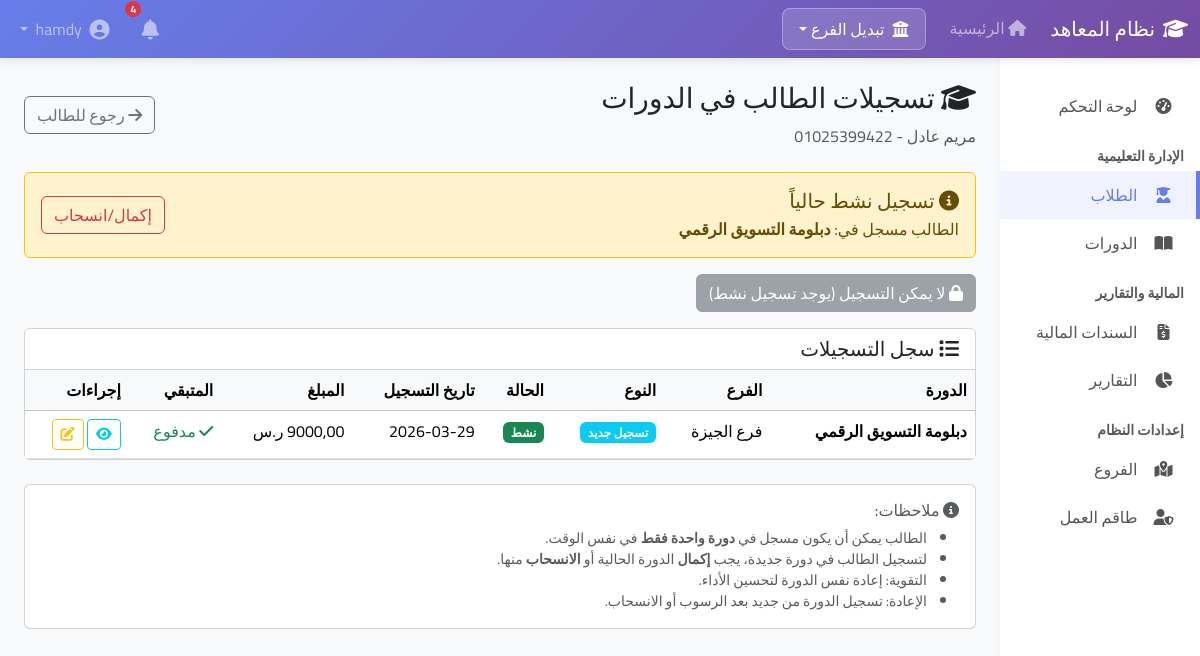
Screenshot of /students/89/enrollments/ (signed in) with the database file from the repository.
### students/models.py (models this page shows, shortened)
class Student(models.Model):
    PAYMENT_METHOD_CHOICES = [
        ('full', 'دفعة واحدة'),
        ('installment', 'قسط'),
    ]
    full_name = models.CharField(max_length=200, verbose_name='الاسم الكامل')
    phone = models.CharField(max_length=20, verbose_name='رقم الهاتف')
    email = models.EmailField(blank=True, verbose_name='البريد الإلكتروني')
    national_id = models.CharField(max_length=20, blank=True, verbose_name='رقم البطاقة')
    address = models.TextField(blank=True, verbose_name='العنوان')
    branch = models.ForeignKey(Branch, on_delete=models.CASCADE, verbose_name='الفرع')
    course = models.ForeignKey(Course, on_delete=models.CASCADE, verbose_name='الدورة/الدبلوما')
    registration_date = models.DateField(auto_now_add=True, verbose_name='تاريخ التسجيل')
    total_price = models.DecimalField(max_digits=10, decimal_places=2, verbose_name='السعر الإجمالي')
    payment_method = models.CharField(max_length=15, choices=PAYMENT_METHOD_CHOICES, verbose_name='طريقة الدفع')
    installment_count = models.PositiveIntegerField(default=1, verbose_name='عدد الأقساط')
    installment_amount = models.DecimalField(max_digits=10, decimal_places=2, default=0, verbose_name='قيمة القسط')
    first_installment_date = models.DateField(null=True, blank=True, verbose_name='تاريخ أول قسط')
    paid_installments = models.PositiveIntegerField(default=0, verbose_name='الأقساط المدفوعة')
    bank_account_number = models.CharField(max_length=50, blank=True, verbose_name='رقم الحساب البنكي (للتحويل)')
    is_active = models.BooleanField(default=True, verbose_name='نشط')
    notes = models.TextField(blank=True, verbose_name='ملاحظات')
    created_at = models.DateTimeField(auto_now_add=True, verbose_name='تاريخ الإنشاء')
    updated_at = models.DateTimeField(auto_now=True, verbose_name='تاريخ التحديث')
    class Meta:
        verbose_name = 'طالب'
        verbose_name_plural = 'الطلاب'
        ordering = ['-registration_date']
    def has_active_enrollment(self):
        return self.enrollments.filter(status='active').exists() or self.get_total_paid() == 0
    def get_active_enrollment(self):
        try:
            if self.has_active_enrollment():
                return self.enrollments.filter(status='active').first()
        except:
            return None
        return None  # لو الشرط ملم يتحقق بترجع None
    def can_enroll_in_new_course(self):
        has_active = self.enrollments.filter(status='active').exists()
        if has_active:
            return False
        if self.get_total_paid() <= 0:
            return False
        return True

### students/enrollment_models.py (models this page shows, shortened)
class Enrollment(models.Model):
    STATUS_CHOICES = [
        ('active', 'نشط'),  # الدورة شغالة حالياً
        ('completed', 'مكتمل'),  # الطالب خلص الدورة
        ('withdrawn', 'منسحب'),  # الطالب انسحب من الدورة
        ('suspended', 'معلق'),  # الدورة موقفة مؤقتاً
    ]
    ENROLLMENT_TYPE_CHOICES = [
        ('new', 'تسجيل جديد'),
        ('improvement', 'تقوية'),  # نفس الدورة للتقوية
        ('repeat', 'إعادة'),  # إعادة الدورة
    ]
    student = models.ForeignKey('Student', on_delete=models.CASCADE, related_name='enrollments', verbose_name='الطالب')
    course = models.ForeignKey(Course, on_delete=models.CASCADE, verbose_name='الدورة/الدبلومة')
    branch = models.ForeignKey(Branch, on_delete=models.CASCADE, verbose_name='الفرع')
    enrollment_type = models.CharField(max_length=15, choices=ENROLLMENT_TYPE_CHOICES, default='new',
                                       verbose_name='نوع التسجيل')
    status = models.CharField(max_length=15, choices=STATUS_CHOICES, default='active', verbose_name='حالة التسجيل')
    total_price = models.DecimalField(max_digits=10, decimal_places=2, verbose_name='السعر الإجمالي')
    payment_method = models.CharField(max_length=15, choices=[('full', 'دفعة واحدة'), ('installment', 'قسط')],
                                      verbose_name='طريقة الدفع')
    installment_count = models.PositiveIntegerField(default=1, verbose_name='عدد الأقساط')
    installment_amount = models.DecimalField(max_digits=10, decimal_places=2, default=0, verbose_name='قيمة القسط')
    first_installment_date = models.DateField(null=True, blank=True, verbose_name='تاريخ أول قسط')
    enrollment_date = models.DateField(auto_now_add=True, verbose_name='تاريخ التسجيل')
    start_date = models.DateField(null=True, blank=True, verbose_name='تاريخ البدء')
    end_date = models.DateField(null=True, blank=True, verbose_name='تاريخ الانتهاء')
    withdrawal_date = models.DateField(null=True, blank=True, verbose_name='تاريخ الانسحاب')
    withdrawal_reason = models.TextField(blank=True, verbose_name='سبب الانسحاب')
    notes = models.TextField(blank=True, verbose_name='ملاحظات')
    created_at = models.DateTimeField(auto_now_add=True, verbose_name='تاريخ الإنشاء')
    updated_at = models.DateTimeField(auto_now=True, verbose_name='تاريخ التحديث')
    class Meta:
        verbose_name = 'تسجيل دورة'
        verbose_name_plural = 'تسجيلات الدورات'
        ordering = ['-enrollment_date']
        constraints = [
            models.UniqueConstraint(
                fields=['student', 'course', 'status'],
                condition=models.Q(status='active'),
                name='unique_active_enrollment'
            )
        ]
    def is_active(self):
        return self.status == 'active'
    def get_total_paid(self):
        from transactions.models import Income
        return Income.objects.filter(
            enrollment=self
        ).aggregate(total=models.Sum('amount'))['total'] or 0
    def get_remaining_amount(self):
        return self.total_price - self.get_total_paid()
    def is_fully_paid(self):
        return self.get_remaining_amount() <= 0
    def get_status_color(self):
        color_map = {
            'active': 'success',
            'completed': 'primary',
            'withdrawn': 'secondary',
            'suspended': 'warning',
        }
        return color_map.get(self.status, 'secondary')

### courses/models.py (models this page shows, shortened)
class Course(models.Model):
    COURSE_TYPE_CHOICES = [
        ('diploma', 'دبلوم'),
        ('course', 'دورة'),
    ]
    name = models.CharField(max_length=200, verbose_name='اسم الدورة/الدبلومة')
    code = models.CharField(max_length=20, unique=True, verbose_name='كود الدورة')
    course_type = models.CharField(max_length=10, choices=COURSE_TYPE_CHOICES, verbose_name='النوع')
    description = models.TextField(blank=True, verbose_name='الوصف')
    price = models.DecimalField(max_digits=10, decimal_places=2, verbose_name='السعر')
    duration_days = models.PositiveIntegerField(default=30, verbose_name='المدة (بالأيام)')
    branches = models.ManyToManyField(Branch, related_name='courses', verbose_name='الفروع المتاحة')
    is_active = models.BooleanField(default=True, verbose_name='نشطة')
    created_at = models.DateTimeField(auto_now_add=True, verbose_name='تاريخ الإنشاء')
    class Meta:
        verbose_name = 'دورة/دبلومة'
        verbose_name_plural = 'الدورات والدبلومات'
        ordering = ['-created_at']

### branches/models.py (models this page shows, shortened)
class Branch(models.Model):
    name = models.CharField(max_length=100, verbose_name='اسم الفرع')
    code = models.CharField(max_length=10, unique=True, verbose_name='كود الفرع')
    address = models.TextField(blank=True, verbose_name='العنوان')
    phone = models.CharField(max_length=20, blank=True, verbose_name='رقم الهاتف')
    email = models.EmailField(blank=True, verbose_name='البريد الإلكتروني')
    is_active = models.BooleanField(default=True, verbose_name='نشط')
    created_at = models.DateTimeField(auto_now_add=True, verbose_name='تاريخ الإنشاء')

### students/enrollment_views.py (the view)
# urls.py: path('<int:student_pk>/enrollments/', enrollment_list, name='enrollment_list'),
@login_required
@permission_required('students.view_student', raise_exception=True)
def enrollment_list(request, student_pk):
    student = get_object_or_404(Student, pk=student_pk)
    user = request.user
    is_admin = user.user_type == 'admin' or user.is_superuser
    is_regional = user.user_type == 'regional_manager' and student.branch in user.managed_branches.all()
    is_branch_user = user.branch == student.branch
    if not (is_admin or is_regional or is_branch_user):
        raise PermissionDenied
    enrollments = student.enrollments.all().select_related('course', 'branch')
    can_add_enrollment = student.can_enroll_in_new_course()
    context = {
        'student': student,
        'enrollments': enrollments,
        'can_add_enrollment': can_add_enrollment,
        'active_enrollment': student.get_active_enrollment(),
    }
    return render(request, 'students/enrollment_list.html', context)

### templates/students/enrollment_list.html (shortened to what this page needs)
{% extends 'base.html' %}
{% block content %}
<div class="d-flex justify-content-between align-items-center mb-4">
    <div>
        <h3><i class="fas fa-graduation-cap"></i> تسجيلات الطالب في الدورات</h3>
        <p class="text-muted mb-0">{{ student.full_name }} - {{ student.phone }}</p>
    </div>
    <div>
        <a href="{% url 'students:student_detail' student.pk %}" class="btn btn-outline-secondary">
            <i class="fas fa-arrow-right"></i> رجوع للطالب
        </a>
    </div>
</div>
{% if active_enrollment %}
    <div class="alert alert-warning border-warning">
        <div class="d-flex justify-content-between align-items-center">
            <div>
                <h5 class="mb-1"><i class="fas fa-info-circle"></i> تسجيل نشط حالياً</h5>
                <p class="mb-0">
                    الطالب مسجل في: <strong>{{ active_enrollment.course.name }}</strong>
                </p>
            </div>
            <div>
                <a href="{% url 'students:enrollment_change_status' active_enrollment.pk %}" class="btn btn-outline-danger">إكمال/انسحاب</a>
            </div>
        </div>
    </div>
{% else %}
    <div class="alert alert-success">
        <h5 class="mb-1"><i class="fas fa-check-circle"></i> متاح للتسجيل</h5>
        <p class="mb-0">الطالب غير مسجل في أي دورة حالياً ومسدد التزاماته السابقة.</p>
    </div>
{% endif %}
{% if can_add_enrollment %}
<div class="mb-3">
    <a href="{% url 'students:enrollment_add' student.pk %}" class="btn btn-primary">
        <i class="fas fa-plus-circle"></i> تسجيل في دورة جديدة
    </a>
</div>
{% else %}
<div class="mb-3">
    <button class="btn btn-secondary" disabled>
        <i class="fas fa-lock"></i> لا يمكن التسجيل (يوجد تسجيل نشط)
    </button>
</div>
{% endif %}
<div class="card">
    <div class="card-header bg-white">
        <h5 class="mb-0"><i class="fas fa-list"></i> سجل التسجيلات</h5>
    </div>
    <div class="card-body p-0">
        <div class="table-responsive">
            <table class="table table-hover mb-0">
                <thead class="table-light">
                    <tr>
                        <th>الدورة</th>
                        <th>الفرع</th>
                        <th>النوع</th>
                        <th>الحالة</th>
                        <th>تاريخ التسجيل</th>
                        <th>المبلغ</th>
                        <th>المتبقي</th>
                        <th>إجراءات</th>
                    </tr>
                </thead>
                <tbody>
                    {% for enrollment in enrollments %}
                    <tr>
                        <td class="fw-bold">{{ enrollment.course.name }}</td>
                        <td>{{ enrollment.branch.name }}</td>
                        <td>
                            <span class="badge bg-info">{{ enrollment.get_enrollment_type_display }}</span>
                        </td>
                        <td>
                            <span class="badge bg-{{ enrollment.get_status_color }}">
                                {{ enrollment.get_status_display }}
                            </span>
                        </td>
                        <td>{{ enrollment.enrollment_date|date:"Y-m-d" }}</td>
                        <td>{{ enrollment.total_price|floatformat:2 }} ر.س</td>
                        <td>
                            {% if enrollment.is_fully_paid %}
                                <span class="text-success"><i class="fas fa-check"></i> مدفوع</span>
                            {% else %}
                                <span class="text-warning">{{ enrollment.get_remaining_amount|floatformat:2 }} ر.س</span>
                            {% endif %}
                        </td>
                        <td>
                            <a href="{% url 'students:enrollment_detail' enrollment.pk %}" class="btn btn-sm btn-outline-info">
                                <i class="fas fa-eye"></i>
                            </a>
                            {% if enrollment.is_active %}
                            <a href="{% url 'students:enrollment_change_status' enrollment.pk %}" class="btn btn-sm btn-outline-warning">
                                <i class="fas fa-edit"></i>
                            </a>
                            {% endif %}
                        </td>
                    </tr>
                    {% endfor %}
                </tbody>
            </table>
        </div>
    </div>
</div>
<div class="card mt-4">
    <div class="card-body">
        <h6 class="text-muted"><i class="fas fa-info-circle"></i> ملاحظات:</h6>
        <ul class="mb-0 text-muted small">
            <li>الطالب يمكن أن يكون مسجل في <strong>دورة واحدة فقط</strong> في نفس الوقت.</li>
            <li>لتسجيل الطالب في دورة جديدة، يجب <strong>إكمال</strong> الدورة الحالية أو <strong>الانسحاب</strong> منها.</li>
            <li>التقوية: إعادة نفس الدورة لتحسين الأداء.</li>
            <li>الإعادة: تسجيل الدورة من جديد بعد الرسوب أو الانسحاب.</li>
        </ul>
    </div>
</div>
{% endblock %}

### templates/base.html (style rules this page uses)
* { font-family: 'Cairo', sans-serif; }
body { background-color: #f8f9fa; overflow-x: hidden; }

### rows the page displays
Student: full_name "مريم عادل", phone "01025399422"
Enrollment: course.name "دبلومة التسويق الرقمي", branch.name "فرع الجيزة", enrollment_type "تسجيل جديد", status "نشط", enrollment_date "2026-03-29", total_price "مدفوع"
